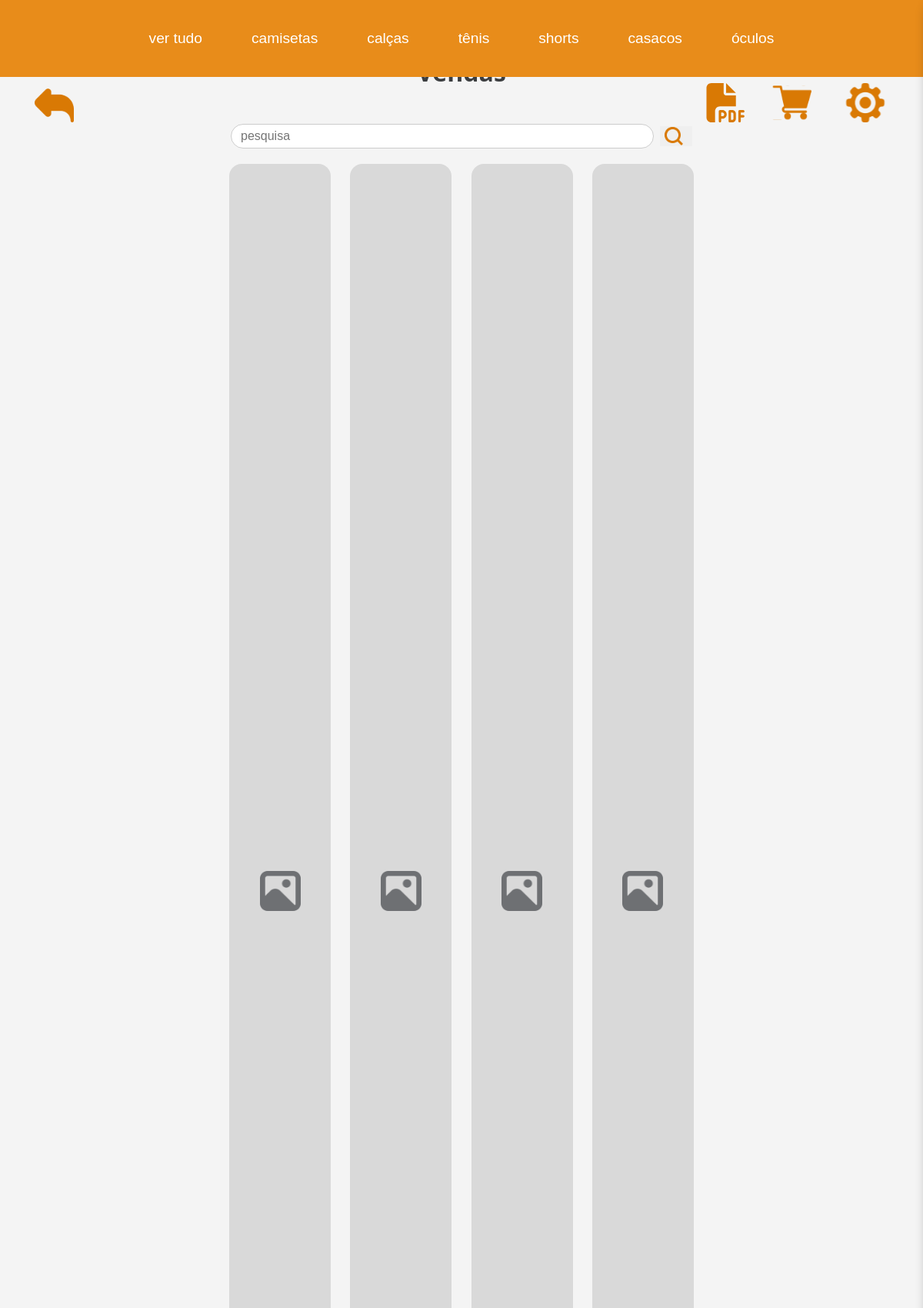
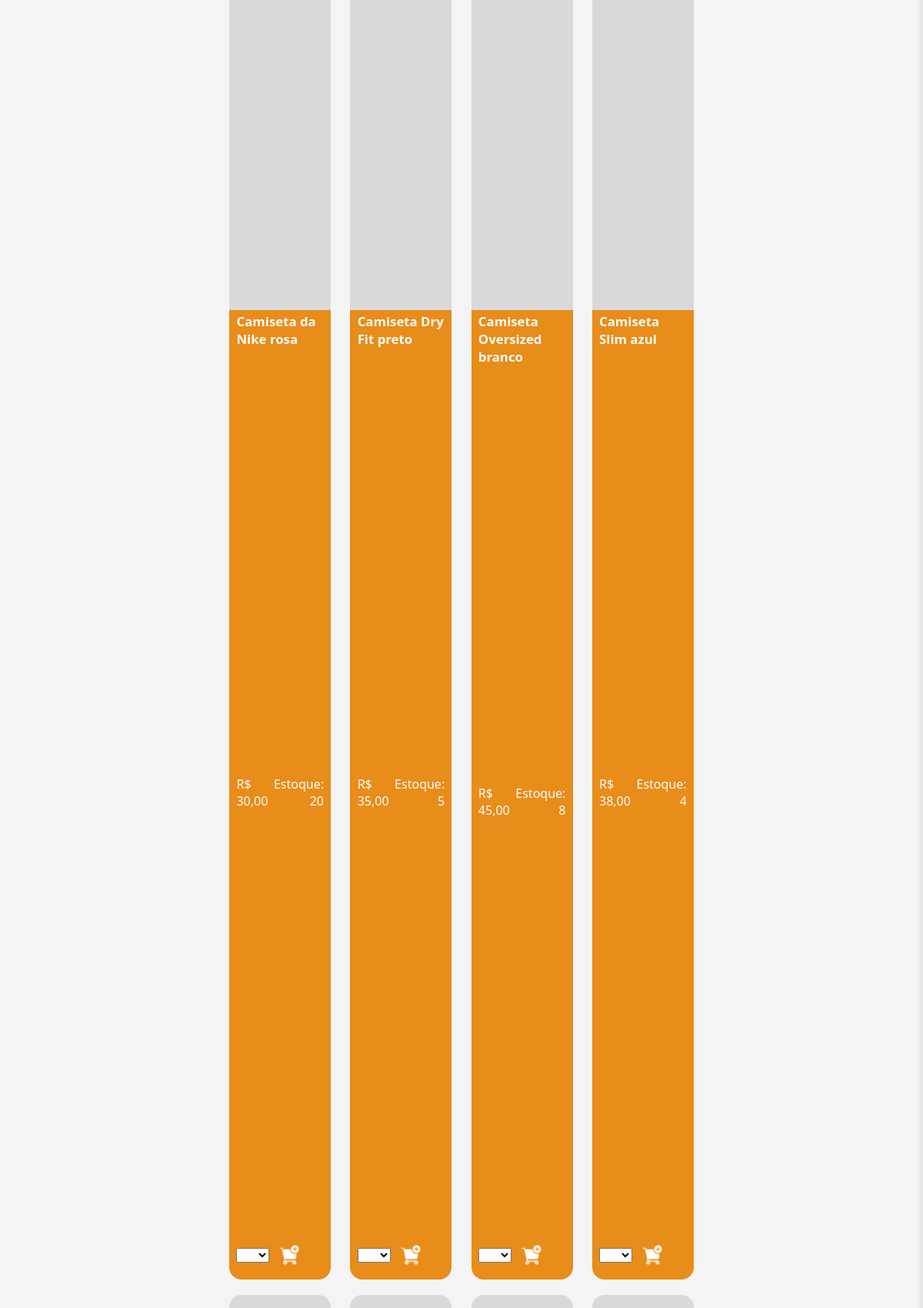
The app's page /paginas/vendas.php (upper part) with its own data (2 pictures, top to bottom).
### tables this page shows
CREATE TABLE IF NOT EXISTS produto (
  idproduto INT NOT NULL AUTO_INCREMENT,
  nome VARCHAR(200) NOT NULL,
  quantidade_estoque INT NOT NULL,
  preco_uni DECIMAL(10,2) NOT NULL,
  cor VARCHAR(45) NOT NULL,
  idtipo_produto INT NOT NULL,
  PRIMARY KEY (idproduto),
  FOREIGN KEY (idtipo_produto) REFERENCES tipo_produto(idtipo_produto)
);

### paginas/vendas.php (the view, shortened to what this page needs)
<?php
include 'header.php';
include_once '../db/conexao.php';
$where = '';
?>
<!DOCTYPE html>
<html lang="pt-br">
<head>
    <link rel="stylesheet" href="../assets/css/style.css">
    <link rel="stylesheet" href="../assets/css/vendasStyle.css">
    <link rel="stylesheet" href="../assets/css/headerStyle.css">
    <link rel="stylesheet" href="../assets/css/sidebarStyle.css">
</head>
<body>
    <div class="settings-icon left">
        <a href="home.php"><img src="../assets/img/voltar.svg" alt="Voltar"></a>
    </div>
    <div class="settings-icon right">
        <a href="pdfVendasPorDia.php"><img src="../assets/img/pdf.svg" alt="PDF Vendas Por Dia" style="width:60px;" /></a>
        <a href="carrinho.php"><img src="../assets/img/carrinho.svg" alt="carrinho"></a>
        <div class="settings-icone" id="config-icone" onclick="toggleSidebar()">
            <img src="../assets/img/gear.svg" alt="Configurações" style="cursor: pointer;">
        </div>
    </div>
    <div class="vendas-container">
        <div class="vendas-header">
            <div class="h1-right">Vendas</div>
        </div>
        <form class="vendas-search">
            <input type="text" placeholder="pesquisa" name="pesquisa">
            <button type="submit" class="vendas-search-btn"><img src="../assets/img/lupa.svg" alt="Buscar"></button>
        </form>
        <div class="vendas-lista">
            <?php
            $sql = "SELECT
                        produto.idproduto,
                        produto.nome,
                        produto.preco_uni,
                        produto.cor,
                        produto.quantidade_estoque,
                        tipo_produto.tipo AS tipo
                    FROM produto
                    JOIN tipo_produto ON produto.idtipo_produto = tipo_produto.idtipo_produto $where";
            $result = mysqli_query($conn, $sql);
            if ($result && mysqli_num_rows($result) > 0) {
            while ($row = mysqli_fetch_assoc($result)) {
            ?>
            <div class="vendas-card">
                <div class="vendas-card-img">
                    <img src="../assets/img/prod_img.svg" alt="produto">
                </div>
                <div class="vendas-card-info">
                    <span class="vendas-card-title"><?php echo $row['nome'] . ' ' . $row['cor']; ?></span>
                    <div class="vendas-card-price-line">
                        <span class="vendas-card-price">R$ <?php echo number_format($row['preco_uni'], 2, ',', '.'); ?></span>
                        <span class="vendas-card-estoque">Estoque: <?php echo $row['quantidade_estoque']; ?></span>
                    </div>
                    <div class="vendas-card-icons">
                        <?php
                        if ($row['tipo'] != 'óculos'): ?>
                            <form method="POST" style="display: flex; align-items: center; gap: 5px;">
                                <select name='tamanhos[]' required style="pointer-events: auto; max-height: 100px;">
                                    <option value=''></option>
                                    <?php
                                    if ($row['tipo'] == 'camiseta') {
                                        $tamanhos = ['PP', 'P', 'M', 'G', 'GG'];
                                        foreach ($tamanhos as $t) {
                                            $selected = '';
                                            echo "<option value='{$t}' {$selected}>{$t}</option>";
                                        }
                                    } else {
                                        for ($i = 34; $i <= 45; $i++) {
                                            $selected = '';
                                            echo "<option value='{$i}' {$selected}>{$i}</option>";
                                        }
                                    }
                                    ?>
                                </select>
                                <button type="submit" name="carrinho" class="btn-carrinho">
                                    <img src="../assets/img/comprar.svg" alt="Carrinho" class="cart">
                                </button>
                            </form>
                        <?php endif; ?>
                    </div>
                </div>
            </div>
            <?php
                }
            } else {
                echo "<p style='text-align: center;'>Nenhum produto encontrado.</p>";
            }
            ?>
        </div>
    </div>
</body>
</html>

### assets/css/style.css (style rules this page uses)
body { margin: 0; padding: 0; background: #F2F2F2; font-family: 'Segoe UI', Arial, sans-serif; height: 100vh; overflow: hidden; }
.h1-right { color: #3C3E40 !important; font-size: 2rem; font-weight: bold; margin: 0 auto; margin-bottom: 10px; }
.settings-icon { position: fixed; top: 72px; z-index: 1000; }
.settings-icon img { width: 51px; height: 51px; cursor: pointer; }
.settings-icon.left { left: 45px; }
.settings-icon.right { right: 45px; display: flex; gap: 30px; }

### assets/css/vendasStyle.css (style rules this page uses)
.vendas-container { height: calc(100vh - 100px); overflow-y: auto; margin-top: 5%; }
.settings-icon { margin-top: 3%; }
.vendas-header { display: flex; align-items: center; margin-top: 1%; margin-bottom: 3%; }
.vendas-search { width: 50vw; height: 32px; display: flex; align-items: center; gap: 8px; margin: 20px auto; }
.vendas-search input { width: 100%; height: 100%; border-radius: 20px; border: 1px solid #ccc; font-size: 1rem; padding-left: 2%; }
.vendas-search-btn { border: none; cursor: pointer; display: flex; align-items: center; }
.vendas-search-btn img { width: 80%; }
.vendas-lista { display: grid; grid-template-columns: repeat(4, 11%); column-gap: 2.1%; row-gap: 20px; justify-content: center; }
.vendas-card { background: #f2f2f2; border-radius: 16px; overflow: hidden; display: flex; flex-direction: column; height: 35vh; }
.vendas-card-img { background: #d9d9d9; min-height: 60%; display: flex; align-items: center; justify-content: center; }
.vendas-card-img img { width: 40%; }
.vendas-card-info { background: #e88c1a; color: #fff; padding: 2.5% 7% 0 7%; flex: 1; display: flex; flex-direction: column; justify-content: space-between; }
.vendas-card-title { font-weight: bold; font-size: 1.05rem; }
.vendas-card-price-line { font-size: 1rem; display: flex; margin-top: 3%; }
.vendas-card-estoque { margin-left: auto; text-align: right; }
.vendas-card-icons { display: flex; justify-content: space-between; align-items: center; margin-top: auto; }
.btn-carrinho { background: none; border: none; }
.btn-carrinho img { width: 73%; height: 73%; }

### assets/css/sidebarStyle.css (style rules this page uses)
body { margin: 0; font-family: 'Segoe UI', Tahoma, Geneva, Verdana, sans-serif; background-color: #f4f4f4; }
.settings-icone { display: inline-block; margin-left: 10px; vertical-align: middle; }
.settings-icone img { width: 60px; transition: transform 0.3s ease; }

### paginas/vendas.php (style rules this page uses)
.vendas-card { min-height: 250px; display: flex; flex-direction: column; justify-content: space-between; }
.vendas-card-info { flex-grow: 1; display: flex; flex-direction: column; justify-content: space-between; }
.vendas-card-icons { display: flex; flex-direction: column; gap: 10px; align-items: flex-start; margin-top: 10px; }
.btn-carrinho .cart { width: 30px; height: 30px; }

### records on screen
produto: nome "Camiseta da Nike", cor "rosa", preco_uni "30,00", quantidade_estoque "20"
produto: nome "Camiseta Dry Fit", cor "preto", preco_uni "35,00", quantidade_estoque "5"
produto: nome "Camiseta Oversized", cor "branco", preco_uni "45,00", quantidade_estoque "8"
produto: nome "Camiseta Slim", cor "azul", preco_uni "38,00", quantidade_estoque "4"
